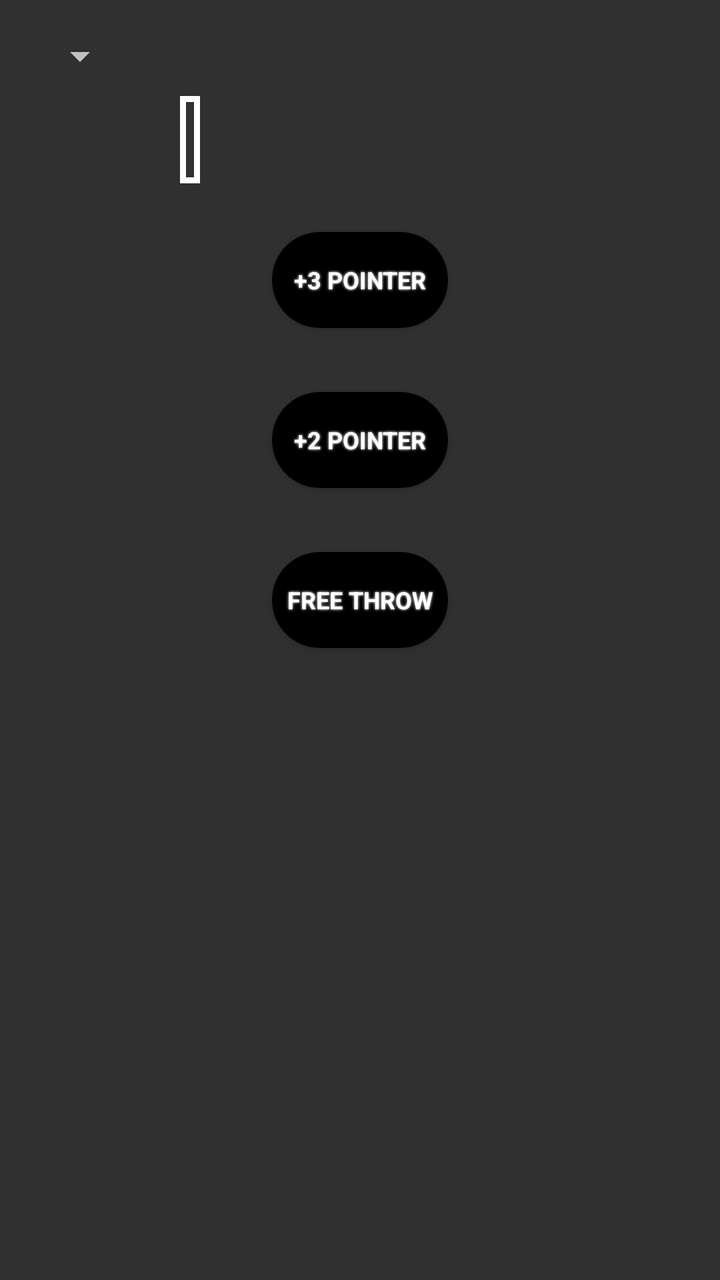
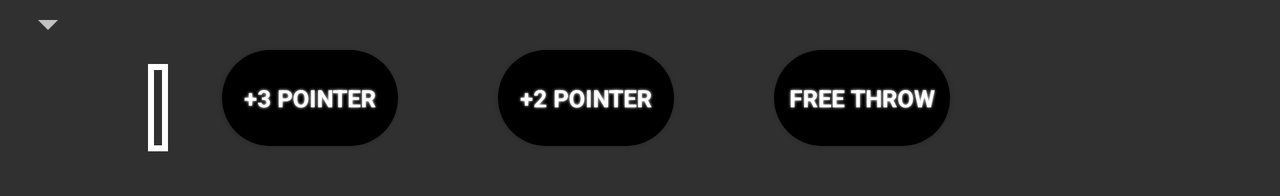

An Android layout and its configuration variant, each rendered on a device that would load it. The default file and the variant file are quoted in full after the pictures.
<!-- AndroidManifest.xml: application theme AppTheme -->
<!-- res/layout/team_a_display.xml -->
<?xml version="1.0" encoding="utf-8"?>
<LinearLayout xmlns:android="http://schemas.android.com/apk/res/android"
    xmlns:tools="http://schemas.android.com/tools"
    style="@style/LinLayoutVer"
    android:id="@+id/TeamA"
    android:gravity="start"
    tools:showIn="@layout/activity_main">

    <Spinner
        style="@style/Spinner"
        android:id="@+id/selector_a" />

    <LinearLayout
        android:layout_width="match_parent"
        android:layout_height="wrap_content"
        android:orientation="horizontal">

        <ImageView
            style="@style/Logo"
            android:id="@+id/logo_a"
            android:contentDescription="@string/logo_description" />

        <TextView
            style="@style/ScoreView"
            android:id="@+id/score_a" />

    </LinearLayout>

    <Button
        style="@style/Button"
        android:id="@+id/three_point_a"
        android:text="@string/three_pointer"
        android:tag="3"
        android:onClick="updateScoreA" />

    <Button
        style="@style/Button"
        android:id="@+id/two_point_a"
        android:text="@string/two_pointer"
        android:tag="2"
        android:onClick="updateScoreA" />

    <Button
        style="@style/Button"
        android:id="@+id/free_throw_a"
        android:text="@string/free_throw"
        android:tag="1"
        android:onClick="updateScoreA" />

</LinearLayout>
<!-- resources referenced by this layout -->
<resources>
  <string name="free_throw">Free Throw</string>
  <string name="logo_description">The logo of the selected team.</string>
  <string name="three_pointer">+3 Pointer</string>
  <string name="two_pointer">+2 Pointer</string>
  <style name="Button" parent="TextView">
          <item name="android:layout_width">wrap_content</item>
          <item name="android:textColor">@color/buttonTextColor</item>
          <item name="android:textSize">@dimen/button_text_size</item>
          <item name="android:layout_margin">@dimen/button_margin</item>
          <item name="android:background">@drawable/roundedbutton</item>
          <item name="android:layout_gravity">center_horizontal</item>
      </style>
  <style name="LinLayoutVer">
          <item name="android:orientation">vertical</item>
          <item name="android:layout_width">wrap_content</item>
          <item name="android:layout_height">wrap_content</item>
          <item name="android:padding">@dimen/activity_margin</item>
          <item name="android:layout_weight">1</item>
      </style>
  <style name="Logo">
          <item name="android:layout_width">@dimen/logo_length</item>
          <item name="android:layout_height">@dimen/logo_length</item>
          <item name="android:layout_marginRight">12dp</item>
          <item name="android:layout_gravity">left</item>
      </style>
  <style name="ScoreView" parent="TextView">
          <item name="android:padding">@dimen/score_padding</item>
          <item name="android:background">@drawable/border</item>
          <item name="android:textSize">@dimen/score_size</item>
          <item name="android:layout_marginLeft">@dimen/score_margin_left</item>
          <item name="android:textColor">@color/buttonTextColor</item>
      </style>
  <style name="Spinner">
          <item name="android:layout_width">wrap_content</item>
          <item name="android:layout_height">wrap_content</item>
          <item name="android:textColor">@color/textColor</item>
          <item name="android:layout_marginRight">@dimen/logo_margin_right</item>
      </style>
  <style name="AppTheme" parent="Theme.AppCompat.NoActionBar">
          
          <item name="colorPrimary">@color/colorPrimary</item>
          <item name="colorPrimaryDark">@color/colorPrimaryDark</item>
          <item name="colorAccent">@color/colorAccent</item>
  
      </style>
  <color name="buttonTextColor">@android:color/white</color>
  <dimen name="button_text_size">12sp</dimen>
  <dimen name="button_margin">16dp</dimen>
  <!-- drawable roundedbutton (drawable) -->
  <?xml version="1.0" encoding="utf-8"?>
  <shape xmlns:android="http://schemas.android.com/apk/res/android"
      android:shape="rectangle">
      <solid android:color="#000000" />
      <corners android:radius="30dp"/>
  </shape>
  <dimen name="activity_margin">16dp</dimen>
  <dimen name="logo_length">60dp</dimen>
  <dimen name="score_padding">5dp</dimen>
  <!-- drawable border (drawable) -->
  <?xml version="1.0" encoding="utf-8"?>
  <shape xmlns:android="http://schemas.android.com/apk/res/android"
  android:shape="rectangle" >
  <stroke
      android:width="3dp"
      android:color="#ffffff"/>
  </shape>
  <dimen name="score_size">25sp</dimen>
  <dimen name="score_margin_left">18dp</dimen>
  <color name="textColor">@android:color/black</color>
  <dimen name="logo_margin_right">8dp</dimen>
  <color name="colorPrimary">#0253A4</color>
  <color name="colorPrimaryDark">#303F9F</color>
  <color name="colorAccent">#FF4081</color>
  <dimen name="text_margin">2dp</dimen>
  <dimen name="text_size">16sp</dimen>
  <color name="textShadowColor">@android:color/white</color>
  <!-- some entries are left out for length -->
</resources>
<!-- res/layout-land/team_a_display.xml (the repository's variant of the layout above) -->
<!-- drawn on the phone turned sideways -->
<?xml version="1.0" encoding="utf-8"?>
<LinearLayout xmlns:android="http://schemas.android.com/apk/res/android"
    xmlns:tools="http://schemas.android.com/tools"
    android:id="@+id/TeamA"
    android:layout_height="wrap_content"
    android:layout_width="match_parent"
    android:orientation="horizontal"
    android:layout_gravity="top"
    tools:showIn="@layout/activity_main">

    <LinearLayout
        android:layout_width="wrap_content"
        android:layout_height="wrap_content"
        android:orientation="vertical">

        <Spinner
            style="@style/Spinner"
            android:id="@+id/selector_a" />

        <LinearLayout
            android:layout_width="wrap_content"
            android:layout_height="match_parent"
            android:orientation="horizontal">

            <ImageView
                style="@style/Logo"
                android:id="@+id/logo_a"
                android:contentDescription="@string/logo_description" />

            <TextView
                style="@style/ScoreView"
                android:id="@+id/score_a" />

        </LinearLayout>


    </LinearLayout>

    <Button
        style="@style/ButtonLandscape"
        android:id="@+id/three_point_a"
        android:text="@string/three_pointer"
        android:tag="3"
        android:onClick="updateScoreA" />

    <Button
        style="@style/ButtonLandscape"
        android:id="@+id/two_point_a"
        android:text="@string/two_pointer"
        android:tag="2"
        android:onClick="updateScoreA" />

    <Button
        style="@style/ButtonLandscape"
        android:id="@+id/free_throw_a"
        android:text="@string/free_throw"
        android:tag="1"
        android:onClick="updateScoreA" />

</LinearLayout>
<!-- resources referenced by the variant -->
<!-- as the phone turned sideways resolves them -->
<resources>
  <string name="free_throw">Free Throw</string>
  <string name="logo_description">The logo of the selected team.</string>
  <string name="three_pointer">+3 Pointer</string>
  <string name="two_pointer">+2 Pointer</string>
  <style name="ButtonLandscape" parent="Button">
          <item name="android:layout_margin">@dimen/button_margin_land</item>
          <item name="android:layout_gravity">center_vertical</item>
      </style>
  <style name="Logo">
          <item name="android:layout_width">@dimen/logo_length</item>
          <item name="android:layout_height">@dimen/logo_length</item>
          <item name="android:layout_marginRight">12dp</item>
          <item name="android:layout_gravity">left</item>
      </style>
  <style name="ScoreView" parent="TextView">
          <item name="android:padding">@dimen/score_padding</item>
          <item name="android:background">@drawable/border</item>
          <item name="android:textSize">@dimen/score_size</item>
          <item name="android:layout_marginLeft">@dimen/score_margin_left</item>
          <item name="android:textColor">@color/buttonTextColor</item>
      </style>
  <style name="Spinner">
          <item name="android:layout_width">wrap_content</item>
          <item name="android:layout_height">wrap_content</item>
          <item name="android:textColor">@color/textColor</item>
          <item name="android:layout_marginRight">@dimen/logo_margin_right</item>
      </style>
  <style name="AppTheme" parent="Theme.AppCompat.NoActionBar">
          
          <item name="colorPrimary">@color/colorPrimary</item>
          <item name="colorPrimaryDark">@color/colorPrimaryDark</item>
          <item name="colorAccent">@color/colorAccent</item>
  
      </style>
  <style name="Button" parent="TextView">
          <item name="android:layout_width">wrap_content</item>
          <item name="android:textColor">@color/buttonTextColor</item>
          <item name="android:textSize">@dimen/button_text_size</item>
          <item name="android:layout_margin">@dimen/button_margin</item>
          <item name="android:background">@drawable/roundedbutton</item>
          <item name="android:layout_gravity">center_horizontal</item>
      </style>
  <dimen name="button_margin_land">25dp</dimen>
  <dimen name="logo_length">60dp</dimen>
  <dimen name="score_padding">5dp</dimen>
  <!-- drawable border (drawable) -->
  <?xml version="1.0" encoding="utf-8"?>
  <shape xmlns:android="http://schemas.android.com/apk/res/android"
  android:shape="rectangle" >
  <stroke
      android:width="3dp"
      android:color="#ffffff"/>
  </shape>
  <dimen name="score_size">25sp</dimen>
  <dimen name="score_margin_left">18dp</dimen>
  <color name="buttonTextColor">@android:color/white</color>
  <color name="textColor">@android:color/black</color>
  <dimen name="logo_margin_right">8dp</dimen>
  <color name="colorPrimary">#0253A4</color>
  <color name="colorPrimaryDark">#303F9F</color>
  <color name="colorAccent">#FF4081</color>
  <dimen name="button_text_size">12sp</dimen>
  <dimen name="button_margin">16dp</dimen>
  <!-- drawable roundedbutton (drawable) -->
  <?xml version="1.0" encoding="utf-8"?>
  <shape xmlns:android="http://schemas.android.com/apk/res/android"
      android:shape="rectangle">
      <solid android:color="#000000" />
      <corners android:radius="30dp"/>
  </shape>
  <dimen name="text_margin">2dp</dimen>
  <dimen name="text_size">16sp</dimen>
  <color name="textShadowColor">@android:color/white</color>
  <!-- some entries are left out for length -->
</resources>
